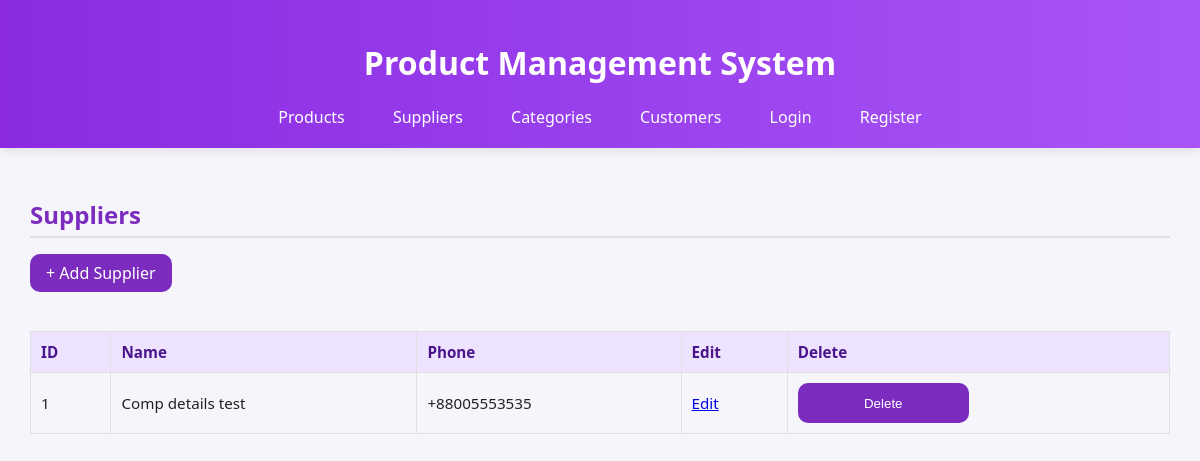
Before: /suppliers with the older database file.
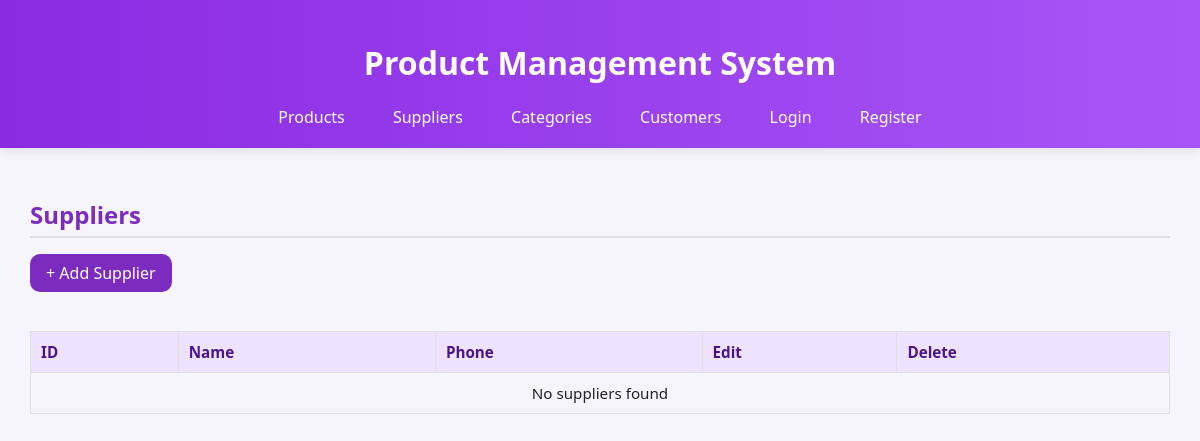
After: the same page with the newer database file.
### models.py (models this page shows)
class Supplier(db.Model):
    id = db.Column(db.Integer, primary_key=True)
    name = db.Column(db.String(120), nullable=False)
    phone = db.Column(db.String(50))
    products = db.relationship('Product', backref='supplier', lazy=True)

### routes.py (the view)
@app.route('/suppliers')
def suppliers():
    suppliers = Supplier.query.all()
    return render_template('suppliers.html', suppliers=suppliers)

### routes.py (called while the page is built)
@app.context_processor
def inject_user_status():
    return {'logged_in': 'user_id' in session}

### templates/suppliers.html (shortened to what this page needs)
{% extends "base.html" %}
{% block content %}
<div class="card">
  <div class="card-header">
    <h2>Suppliers</h2>
    <a href="{{ url_for('add_supplier') }}" class="btn-add">+ Add Supplier</a>
  </div>
  <table class="styled-table">
    <thead>
      <tr>
        <th>ID</th>
        <th>Name</th>
        <th>Phone</th>
        <th>Edit</th>
        <th>Delete</th>
      </tr>
    </thead>
    <tbody>
      {% for supplier in suppliers %}
      <tr>
        <td>{{ supplier.id }}</td>
        <td>{{ supplier.name }}</td>
        <td>{{ supplier.phone or '' }}</td>
        <td><a href="{{ url_for('edit_item', model='supplier', item_id=supplier.id) }}" class="btn-edit">Edit</a></td>
        <td>
          <form method="POST" action="{{ url_for('delete_item', model='supplier', item_id=supplier.id) }}" onsubmit="return confirm('Delete this supplier?');">
            <button type="submit" class="btn-delete">Delete</button>
          </form>
        </td>
      </tr>
      {% else %}
      <tr><td colspan="5" style="text-align:center;">No suppliers found</td></tr>
      {% endfor %}
    </tbody>
  </table>
</div>
{% endblock %}

Changed rows visible on the page:
removed Supplier: id "1", name "Comp details test", phone "+88005553535"
Other visible differences:
text now shown: "No suppliers found"
